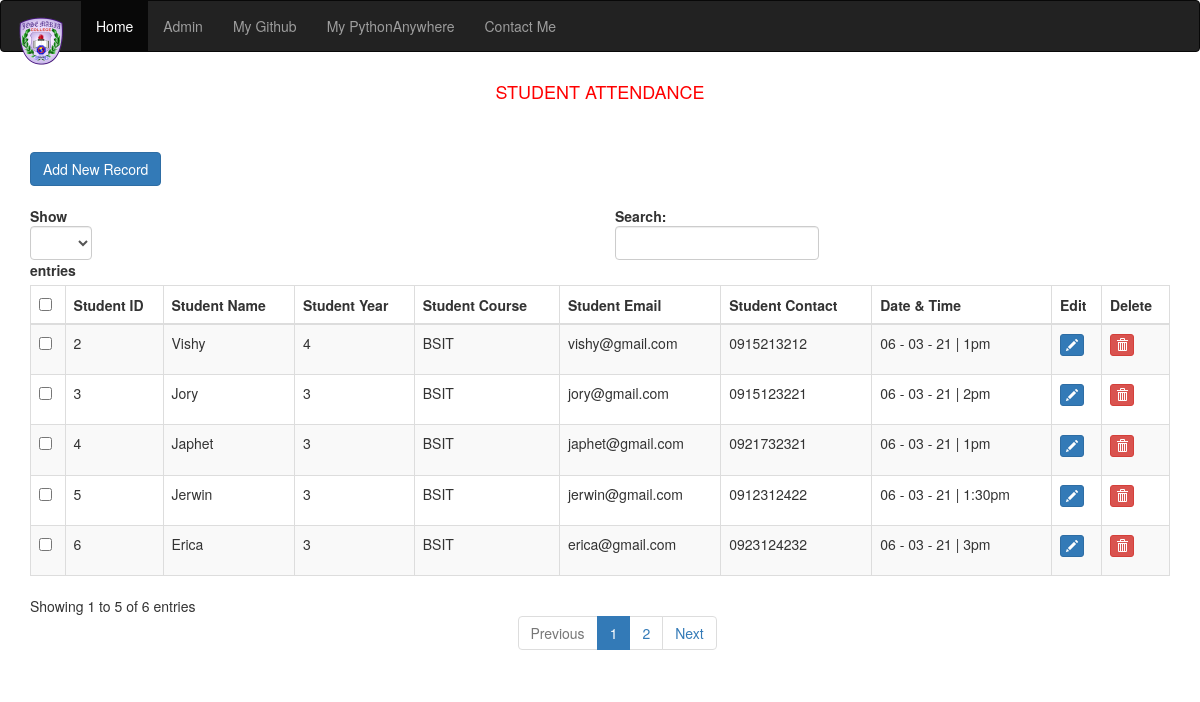
The page / on the database its author committed.
### attendance/models.py (models this page shows)
class Student(models.Model):
    name = models.CharField(max_length=100)
    year = models.CharField(max_length=10)
    course = models.CharField(max_length=100)
    email = models.EmailField()
    contact = models.CharField(max_length=15)
    date = models.CharField(max_length=100)
    class Meta:
        db_table = "student"

### attendance/views.py (the view)
# urls.py: path('', views.index, name='index'),
def index(request):
    students = Student.objects.all()
    return render(request,"show.html",{'students':students})

### attendance/templates/show.html (shortened to what this page needs)
{% extends "base.html" %}
{% block content %}
 <div class="col-md-12">
        <h4 style="text-align:center;color: red"> STUDENT ATTENDANCE</h4>
     <br>
     <br>
     <span><a href="/add" class="btn btn-primary">Add New Record</a></span>
     <br>
     <br>
        <div class="table-responsive">
  <table id="bootstrapdatatable" class="table table-striped table-bordered" width="100%">
            <thead>
                <th><input type="checkbox" id="checkall" /></th>
                <th> Student ID</th>
                <th> Student Name</th>
                <th> Student Year</th>
                <th> Student Course</th>
                <th> Student Email</th>
                <th> Student Contact</th>
                <th> Date & Time</th>
                <th>Edit</th>
                <th>Delete</th>
             </thead>
            <tbody>
            {% for student in students %}
                <tr>
                 <td><input type="checkbox" class="checkthis" /></td>
                 <td>{{ student.id }}</td>
                 <td>{{ student.name }}</td>
                 <td>{{ student.year }}</td>
                 <td>{{ student.course }}</td>
                 <td>{{ student.email }}</td>
                 <td>{{ student.contact }}</td>
                 <td>{{ student.date }}</td>
                 <td><p data-placement="top" data-toggle="tooltip" title="Edit"><a href="/edit/{{ student.id }}" class="btn btn-primary btn-xs" data-title="Edit" data-toggle="modal" data-target="#edit" ><span class="glyphicon glyphicon-pencil"></span></a></p></td>
                 <td><p data-placement="top" data-toggle="tooltip" title="Delete"><a href="/delete/{{ student.id }}" class="btn btn-danger btn-xs" data-title="Delete" data-toggle="modal" data-target="#delete" ><span class="glyphicon glyphicon-trash"></span></a></p></td>
                </tr>
   {% endfor %}
   </tbody>
  </table>
        </div>
    </div>
{% endblock content %}

### attendance/templates/base.html (shortened to what this page needs)
<!DOCTYPE html>
<html lang="en">
<head>
{% load static %}
<link href="http://maxcdn.bootstrapcdn.com/bootstrap/3.3.0/css/bootstrap.min.css" rel="stylesheet" id="bootstrap-css">
</head>
<body>
<nav class="navbar navbar-inverse" role="navigation">
  <div class="container-fluid">
    <div class="navbar-header">
      <a class="navbar-brand">
        <img alt="Brand" src="{% static 'attendance/jmc.PNG' %}" width="50" height="50" class="text-top">
      </a>
    </div>
    <div class="collapse navbar-collapse" id="bs-example-navbar-collapse-1">
      <ul class="nav navbar-nav">
        <li class="active"><a href="{% url 'index' %}">Home</a></li>
        <li><a href="http://127.0.0.1:8000/admin/">Admin</a></li>
        <li><a href="https://github.com/Perzival18" target="_blank">My Github</a></li>
        <li><a href="https://github.com/Perzival18" target="_blank">My PythonAnywhere</a></li>
        <li><a href="https://www.facebook.com/joryyy18/" target="_blank">Contact Me</a></li>
      </ul>
    </div>
  </div>
</nav>
<div class="container">
 <div class="row">
    {% block content %}{% endblock %}
 </div>
</div>
</body>
</html>

### rows shown on the page
Student: id "2", name "Vishy", year "4", course "BSIT", email "vishy@gmail.com", contact "0915213212", date "06 - 03 - 21 | 1pm"
Student: id "3", name "Jory", year "3", course "BSIT", email "jory@gmail.com", contact "0915123221", date "06 - 03 - 21 | 2pm"
Student: id "4", name "Japhet", year "3", course "BSIT", email "japhet@gmail.com", contact "0921732321", date "06 - 03 - 21 | 1pm"
Student: id "5", name "Jerwin", year "3", course "BSIT", email "jerwin@gmail.com", contact "0912312422", date "06 - 03 - 21 | 1:30pm"
Student: id "6", name "Erica", year "3", course "BSIT", email "erica@gmail.com", contact "0923124232", date "06 - 03 - 21 | 3pm"
